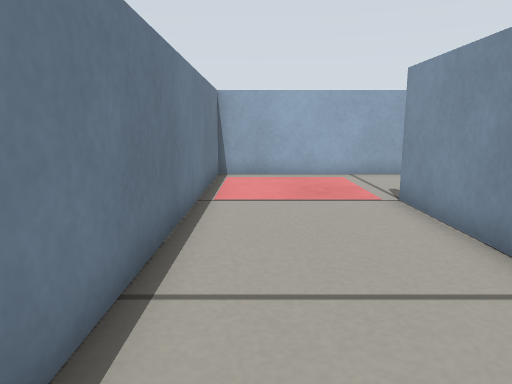
view 1 (above)

16 first-person views from a walk through a Gazebo world. The camera is 0.34 m above the floor, tilts 10° down and sees 70° across. The floor is counted in squares, 0.2 m on a side. Each view is taken from the middle of a square. On the plan, view 1 faces up. The plan holds only what a view shows up to about 17 squares ahead; the rest is blank.

view 2
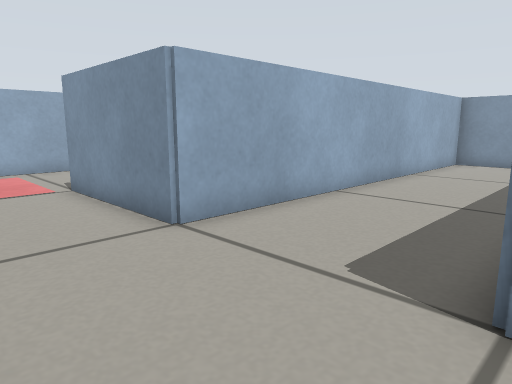

view 3
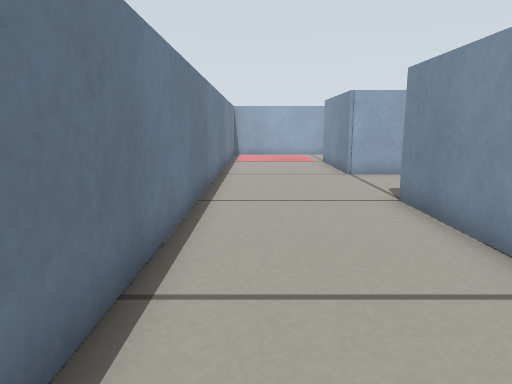

view 4
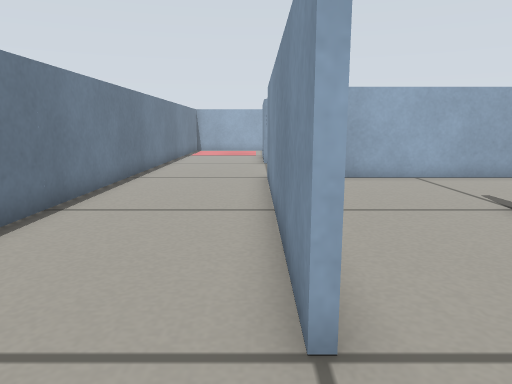

view 5
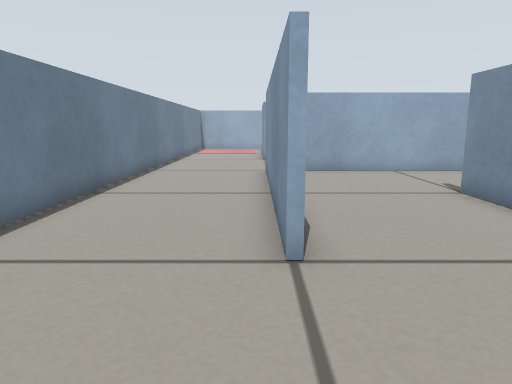

view 6
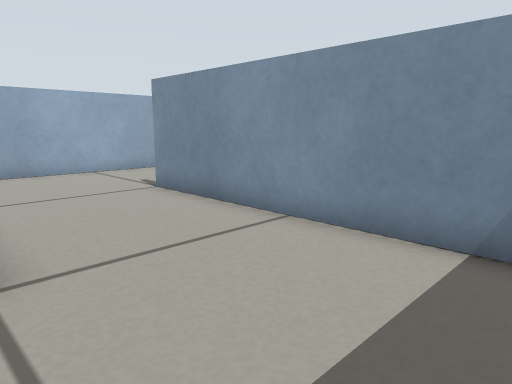

view 7
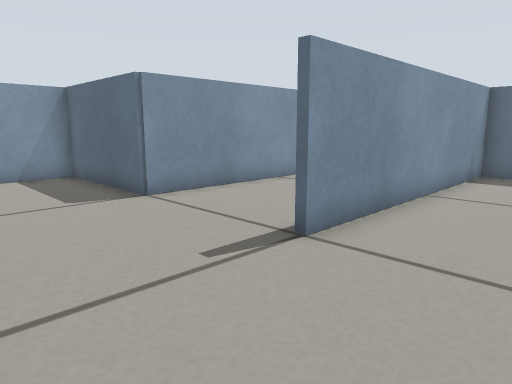

view 8
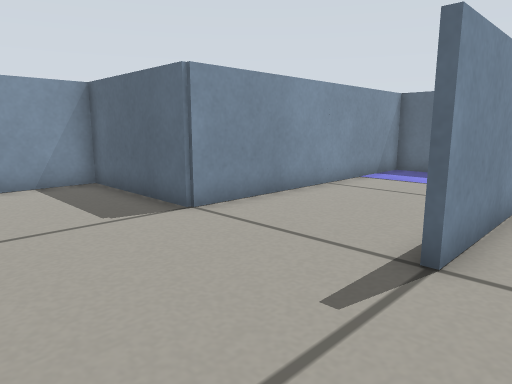

view 9
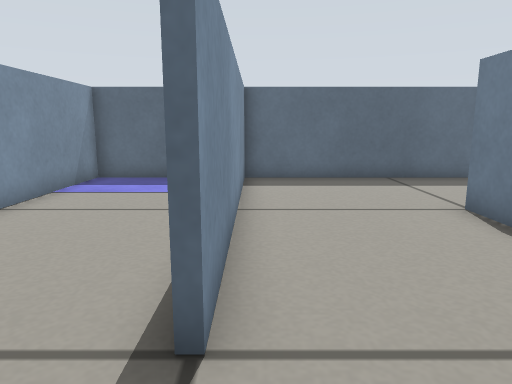

view 10
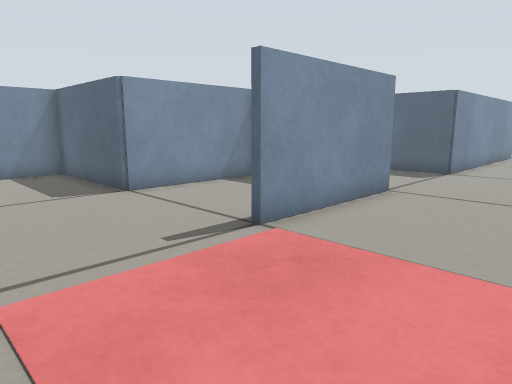

view 11
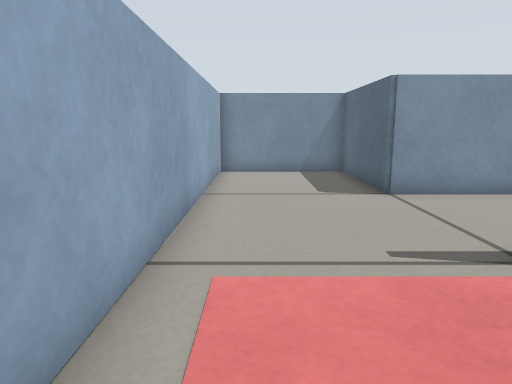

view 12
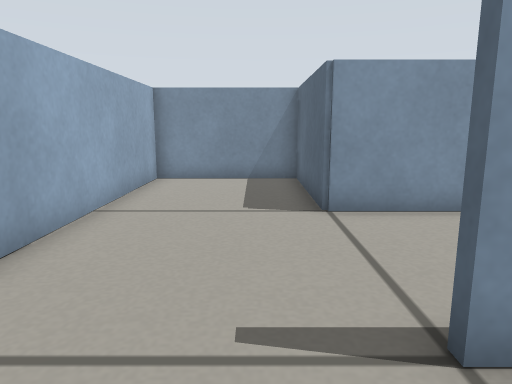

view 13
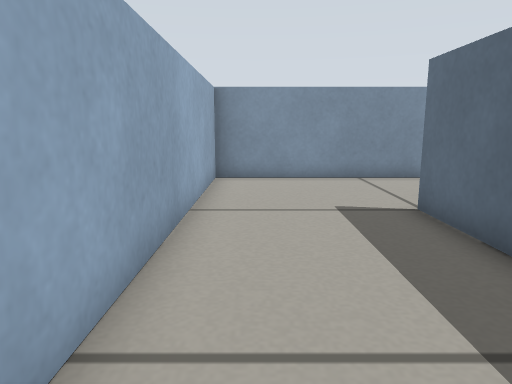

view 14
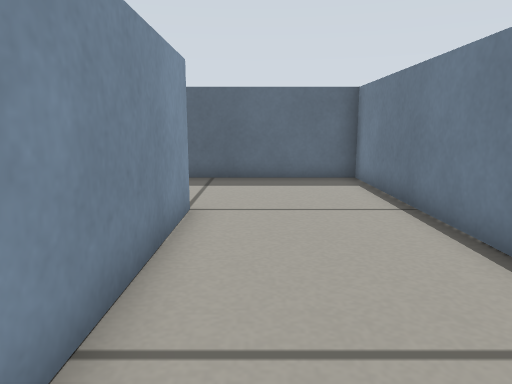

view 15
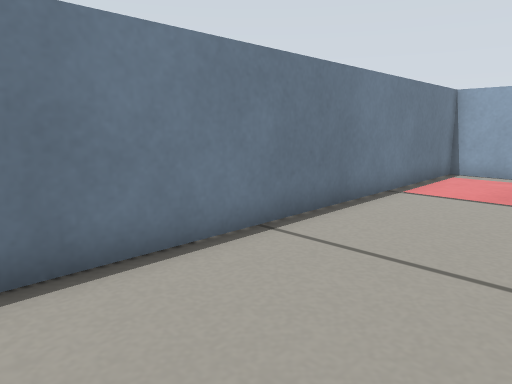

view 16
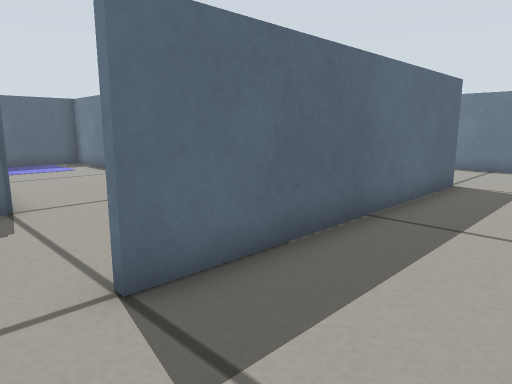

### Floor plan
Points are (right, up) in squares from view 1. A wall is a line through its corners. A room is listed if a view was taken in it or the views show most of it. See-through windows are left out.
Room 1 (views 1, 2, 3, 4, 5, 6, 7, 8, 9, 10, 11, 12, 13, 14, 15, 16)
walls: (11.7, -1.6) (4.9, -1.6); (3.6, -10) (3.6, -11.5); (3.4, -11.5) (3.4, -1.4) (13.6, -1.4); (8.6, -13.4) (8.6, -16.1); (8.7, -16.4) (13.4, -16.4) (13.4, -6.4) (18.4, -6.4) (18.4, 3.4) (3.4, 3.4) (3.4, 8.5); (3.5, 13.4) (-1.4, 13.4) (-1.4, -16.4) (8.4, -16.4) (8.4, -6.5)
ways out: opening at (4, 11) to room 2
Room 2 (no view inside)
walls: (8.4, 3.8) (8.4, 8.6) (13.4, 8.6) (13.4, 13.4) (3.5, 13.4)
ways out: opening at (4, 11) to room 1

Positions as (right, up) in squares from view 1, and headings:
1: (0, 0), facing up
2: (0, -2), facing up-right
3: (0, -10), facing up
4: (3, -14), facing up
5: (3, -16), facing up
6: (3, -16), facing up-right
7: (5, -2), facing down-right
8: (7, -2), facing down-right
9: (8, -4), facing down
10: (-1, 13), facing down-right
11: (-1, 12), facing right
12: (1, 10), facing right
13: (6, 2), facing right
14: (2, -4), facing down
15: (3, -1), facing up-left
16: (15, 2), facing down-left
